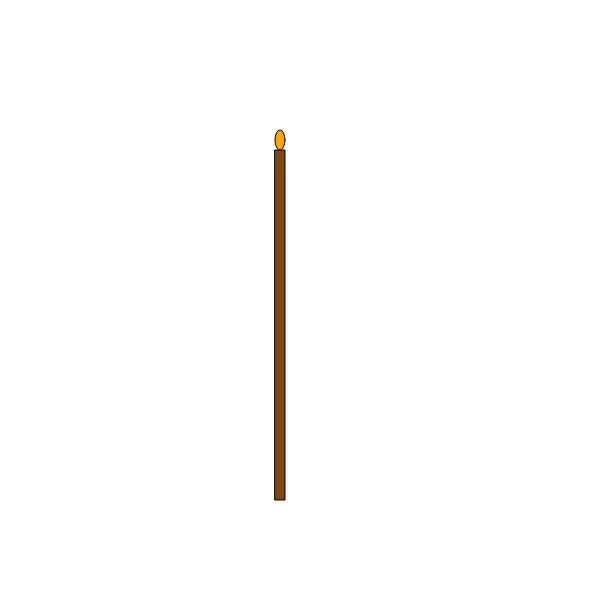
Frame 1 (no input)
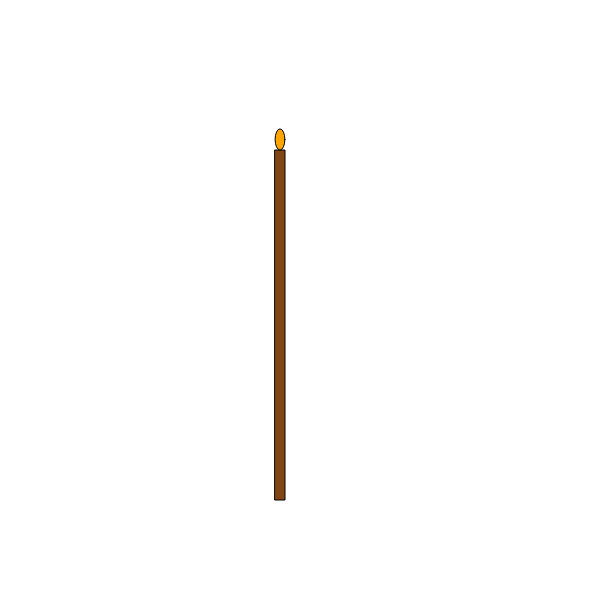
Frame 60 (no input)
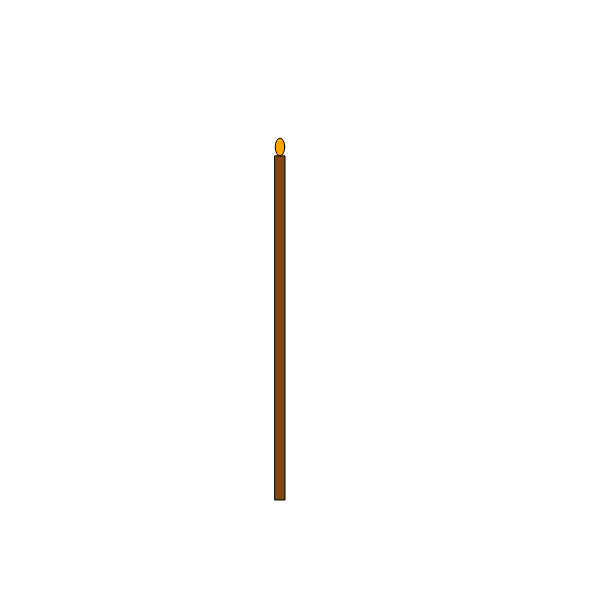
Frame 120 (the mouse pressed at the canvas centre since frame 60)

The p5.js sketch that drew these frames (run headless with seeded random() and noise() and a simulated clock; from frame 60 on, the mouse is pressed at the canvas centre):

// p5.js sketch
// ── sketch.js
let time = 0;
let second = 0;
let minute = 0;
let incenseHeight = 350;
let incenseOriginalHeight = 350;
let flameHeight = 20;
let flameWidth = 10;
let incenseX = 280;
let incenseY = 500;


function setup() {
  createCanvas(600, 600);
}

function draw() {
  background("white");
  time += deltaTime;
  // print(time)

  if (time >= 1000) {
    time = 0;
    second = second + 1;
    
  }
  print(second);
  if (second >= 60) {
    second = 0;
    minute = minute + 1;
  }

  print(minute);

  if (second < 60) {
    incenseHeight = incenseOriginalHeight - (incenseOriginalHeight / 60) * second;
  } else {
    incenseHeight = 0;
  }

  if (incenseHeight > 0) {
    fill(130, 70, 20);
    rect(incenseX - 5, incenseY - incenseHeight, 10, incenseHeight);
  }

  let flameY = incenseY - incenseHeight - flameHeight / 2;
  if (incenseHeight > 0) {
    fill(255, 165, 0);
    ellipse(incenseX, flameY, flameWidth, flameHeight);

    flameHeight = 20 + random(-3, 3);
    flameWidth = 10 + random(-1, 1);
  }
   
}

// ── clock index.html
<!DOCTYPE html>
<html lang="en">
<head>
  <meta charset="UTF-8">
  <meta name="viewport" content="width=device-width, initial-scale=1.0">
  <title>Clock Project</title>
  <script src="https://cdnjs.cloudflare.com/ajax/libs/p5.js/1.4.0/p5.js"></script>
</head>
<body>
  <h2>Clock Project</h2>
  <div>
    <script src="sketch.js"></script>
  </div>
</body>
</html>
